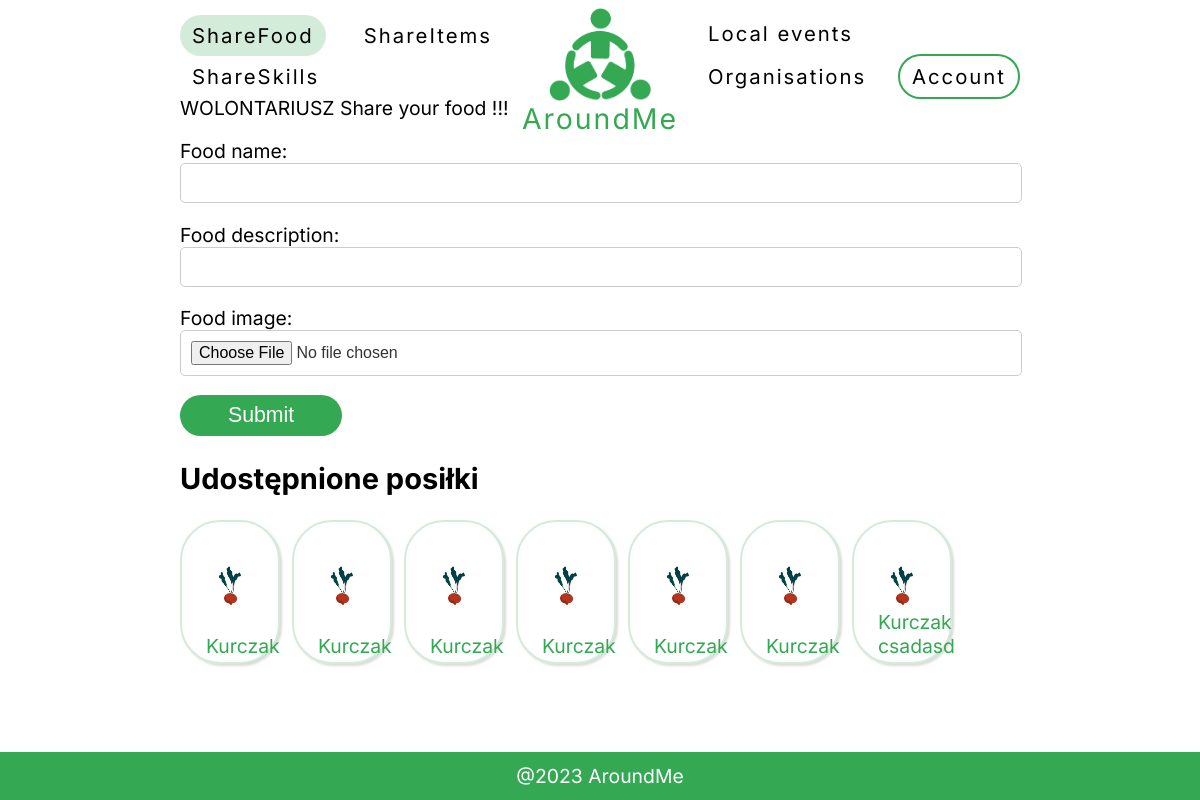
/sharefood/ (signed in), run on an earlier commit of the app's database.
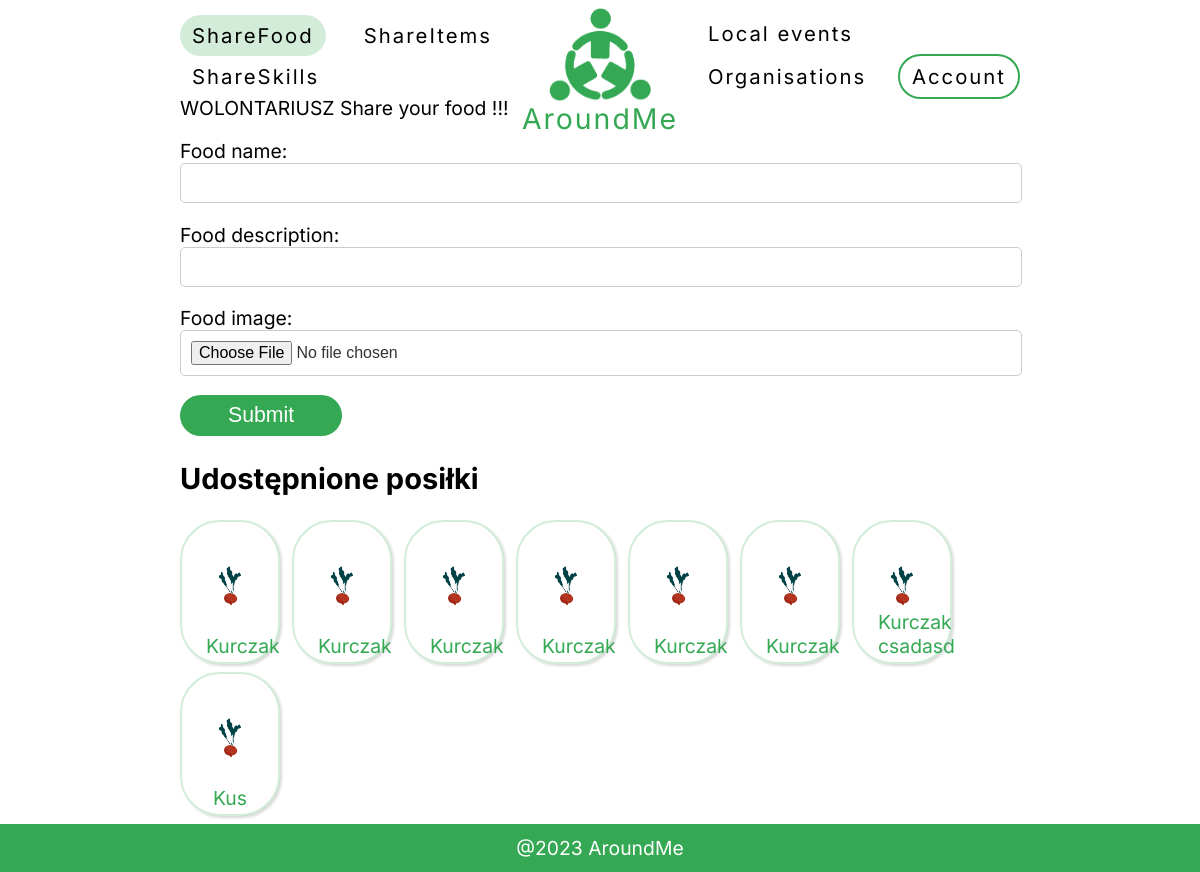
And on a later commit of the database.
### backend/models.py (models this page shows)
class Jedzenie(models.Model):
    food_id = models.BigAutoField(primary_key=True)
    uzytkownik = models.CharField(max_length=100, blank=True)
    food_name = models.CharField(max_length=100, blank=True)
    food_description = models.CharField(max_length=100, blank=True)
    food_image = models.ImageField()
    created_at = models.DateTimeField(auto_now_add=True)

### backend/views.py (the view)
# urls.py: path('sharefood/', sharefood, name='sharefood'),
def sharefood(request):
    user = request.user
    if user.is_authenticated:
        rola = user.rola
    else:
        rola = None
    if rola == "POTRZEBUJACY":
        jedzenie = Jedzenie.objects.all()
        return render(request, 'frontend/sharefood.html', {'jedzenie': jedzenie, 'rola': rola})
    elif rola == 'WOLONTARIUSZ':
        form = FormJedzenie()
        dodane_jedzenie = user.jedzenie.all()
        return render(request, 'frontend/sharefood.html', {'form': form, 'rola': rola, 'dodane_jedzenie': dodane_jedzenie})
    else:
        pass
    template = loader.get_template("frontend/sharefood.html")
    context = {
        "lorem": "lorem",
    }
    return HttpResponse(template.render(context, request))

### backend/forms.py
class FormJedzenie(forms.ModelForm):
    food_image = forms.ImageField(required=False)
    class Meta:
        model = Jedzenie
        fields = ['food_name', 'food_description', 'food_image']

### frontend/templates/frontend/sharefood.html (shortened to what this page needs)
{% extends 'frontend/base.html' %}
{% block sharefood %}
{% load static %}
active
{% endblock %}
{% block content %}
{% if rola %}
{{ rola }}
{% if rola == 'WOLONTARIUSZ' %}
Share your food !!!
<form method="post" id="create-food">
    {{ form.as_p }}
    <button type="submit" class="main_button">Submit</button>
</form>
{% if dodane_jedzenie %}
    <h2>Udostępnione posiłki </h2>
{% else %}
    <h2>Share food and start helping !</h2>
{% endif %}
    <div class="default_card_wrapper">
    {% for dod in dodane_jedzenie %}
        <div class="default_card">
            <div class="img-card-container">
                <img src="{% static 'frontend/rzepa.jpg' %}" alt="">
            </div>
            <div class="cardtext">{{dod.food_name}}</div>
        </div>
    {% endfor %}
</div>
{% else %}
{% for jedzen in jedzenie %}
    {{ jedzen }}
{% endfor %}
{% endif %}
{% endif %}
{% endblock content %}

What changed in the data, as far as the page shows it:
added Jedzenie: food_name "Kus"
